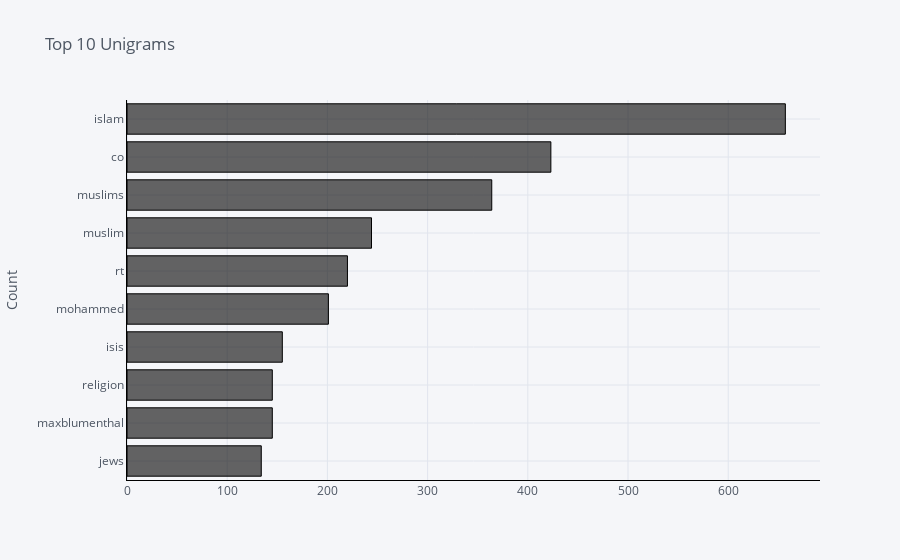
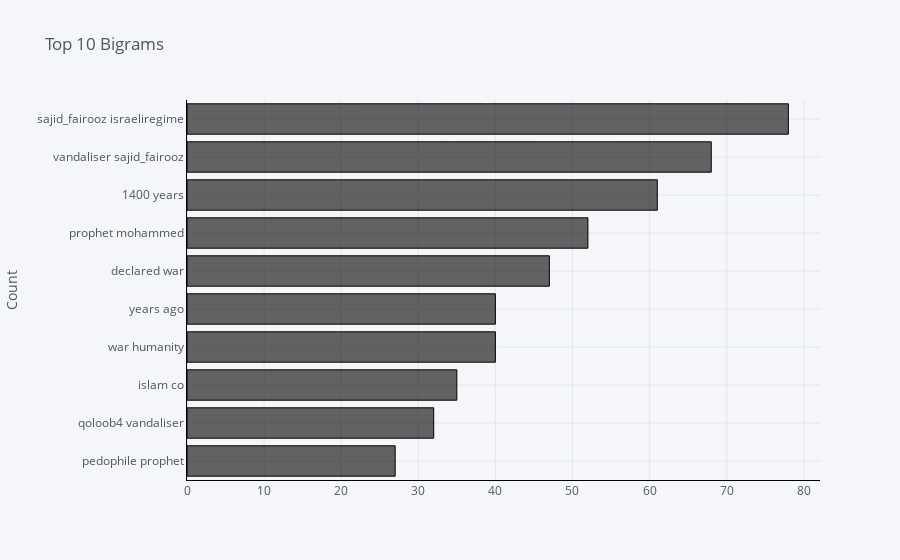

The notebook cell saved with these charts, in order:
### Code cell
unigrams = get_top_n_gram(text_race,(1,1),10)
bigrams = get_top_n_gram(text_race,(2,2),10)

Race_1 = pd.DataFrame(unigrams, columns = ['Text' , 'count'])
Race_1.groupby('Text').sum()['count'].sort_values(ascending=True).iplot(
    kind='bar', yTitle='Count', linecolor='black',color='black', title='Top 10 Unigrams',orientation='h')

Race_2 = pd.DataFrame(bigrams, columns = ['Text' , 'count'])
Race_2.groupby('Text').sum()['count'].sort_values(ascending=True).iplot(
    kind='bar', yTitle='Count', linecolor='black',color='black', title='Top 10 Bigrams',orientation='h')

### Figure 1 — Plotly figure (JSON) as saved in the notebook; plotly's stock layout.template omitted (floating-point values rounded to 4 significant figures)
{"data": [{"marker": {"color": "rgba(0, 0, 0, 0.6)", "line": {"color": "rgba(0, 0, 0, 1)", "width": 1}}, "name": "count", "orientation": "h", "text": "", "x": [134, 145, 145, 155, 201, 220, 244, 364, 423, 657], "y": ["jews", "maxblumenthal", "religion", "isis", "mohammed", "rt", "muslim", "muslims", "co", "islam"], "type": "bar"}], "layout": {"legend": {"bgcolor": "#F5F6F9", "font": {"color": "#4D5663"}}, "paper_bgcolor": "#F5F6F9", "plot_bgcolor": "#F5F6F9", "title": {"font": {"color": "#4D5663"}, "text": "Top 10 Unigrams"}, "xaxis": {"gridcolor": "#E1E5ED", "linecolor": "black", "showgrid": true, "tickfont": {"color": "#4D5663"}, "title": {"font": {"color": "#4D5663"}, "text": ""}, "zerolinecolor": "#E1E5ED", "type": "linear", "range": [0, 691.6], "autorange": true}, "yaxis": {"gridcolor": "#E1E5ED", "linecolor": "black", "showgrid": true, "tickfont": {"color": "#4D5663"}, "title": {"font": {"color": "#4D5663"}, "text": "Count"}, "zerolinecolor": "#E1E5ED", "type": "category", "range": [-0.5, 9.5], "autorange": true}, "autosize": true}}

### Figure 2 — Plotly figure (JSON) as saved in the notebook; plotly's stock layout.template omitted (floating-point values rounded to 4 significant figures)
{"data": [{"marker": {"color": "rgba(0, 0, 0, 0.6)", "line": {"color": "rgba(0, 0, 0, 1)", "width": 1}}, "name": "count", "orientation": "h", "text": "", "x": [27, 32, 35, 40, 40, 47, 52, 61, 68, 78], "y": ["pedophile prophet", "qoloob4 vandaliser", "islam co", "war humanity", "years ago", "declared war", "prophet mohammed", "1400 years", "vandaliser sajid_fairooz", "sajid_fairooz israeliregime"], "type": "bar"}], "layout": {"legend": {"bgcolor": "#F5F6F9", "font": {"color": "#4D5663"}}, "paper_bgcolor": "#F5F6F9", "plot_bgcolor": "#F5F6F9", "title": {"font": {"color": "#4D5663"}, "text": "Top 10 Bigrams"}, "xaxis": {"gridcolor": "#E1E5ED", "linecolor": "black", "showgrid": true, "tickfont": {"color": "#4D5663"}, "title": {"font": {"color": "#4D5663"}, "text": ""}, "zerolinecolor": "#E1E5ED", "type": "linear", "range": [0, 82.11], "autorange": true}, "yaxis": {"gridcolor": "#E1E5ED", "linecolor": "black", "showgrid": true, "tickfont": {"color": "#4D5663"}, "title": {"font": {"color": "#4D5663"}, "text": "Count"}, "zerolinecolor": "#E1E5ED", "type": "category", "range": [-0.5, 9.5], "autorange": true}, "autosize": true}}
